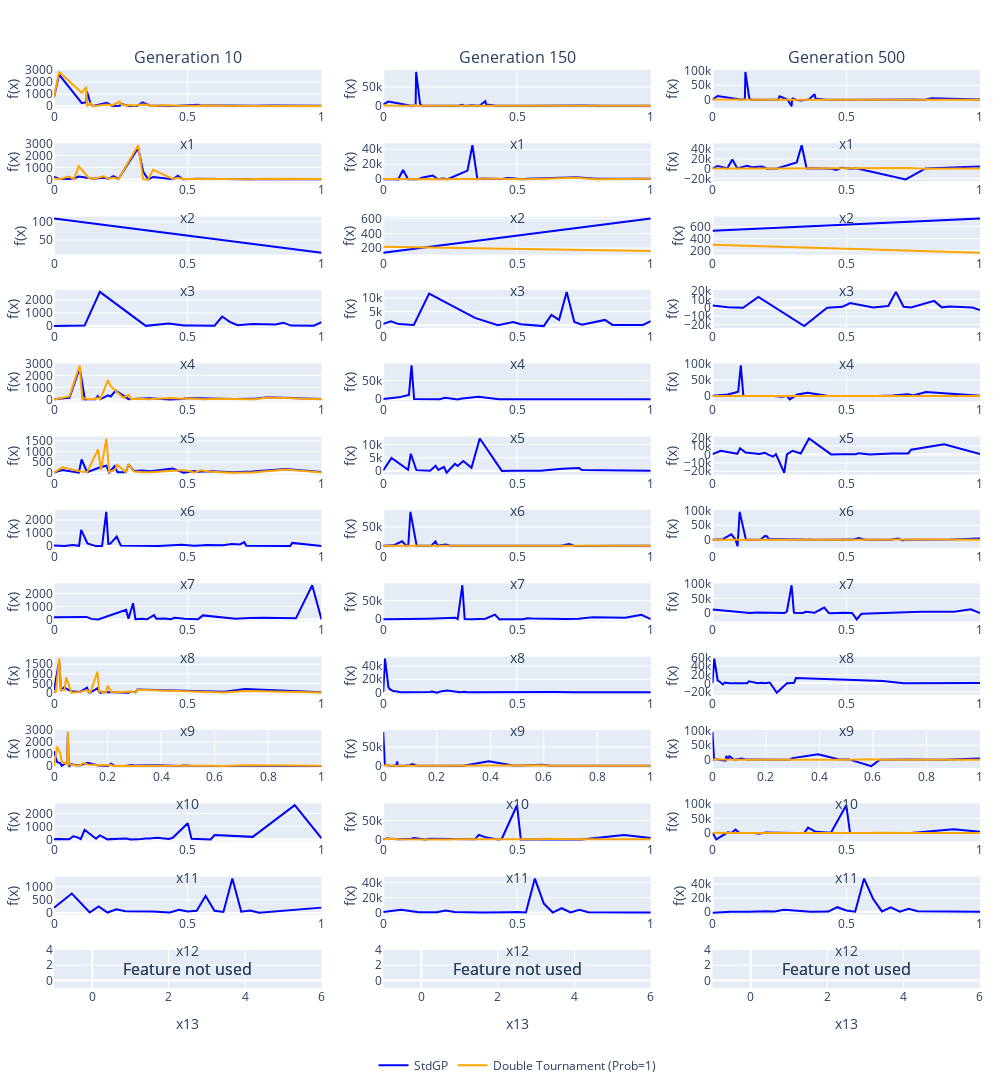

Notebook code cell kept with this figure:
### Code cell
# Good to show the impact of both!!!
methods = ['StdGP', 'Double Tournament (Prob=1)']
plot_curvatures('USCrime', methods, run_nr=20, base_path='/home/ines/Documents/tese/tiny_gp', saving_path='/home/ines/Documents/tese/dissertation/novathesis/Chapters/Figures/curvature-DT-StdGP-USCrime.png')
